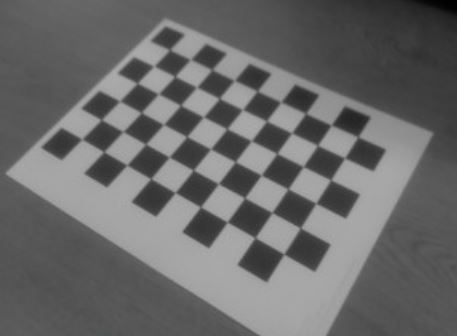
#> input picture Computer Vision/Image Mid-Level Vision_Hough/checkerboard.JPG, 457 x 336 px, found by its file name; its folder holds only this picture in this run
$ jupyter execute 'Hough Line Transform Theory and function.ipynb'
#> lines starting #> are read from the running program, lines starting #| are printed output that depends on the picture; after the words box and inside, x2 and y2 are one past the last pixel; in counts of white or black regions, pixels touching at a corner belong together
# Hough Line Transform
- <b><h2>Theory</h2></b>

<b>[Back Ground]</b><br>
평면에 두 점 (x1, y1)과 (x2, y2)을 m(기울기)와 b(편향)에 대한 식으로 바꿨을 때는 m과 b평면에서 직선이 두 개가 나온다.

- b-m 평면에서 두 직선의 교점은 x-y 평명에서 두점을 지나는 직선을 의미함
- 그럼 두 점이 아닌 윤곽선으로 고민한다. 각각 윤곽선의 수 많은 점들은 b-m평면의 수 많은 직선으로 옮겨지고 이 직선들은 많은 교점을 가진다.
- 만약 b-m평면에서 한 점을 지나는 직선들이 많으면 많을수록 입력 이미지에는  y=mx+b라는 직선이 존재할 가능성이 높아진다는 것을 의미
- b-m평면의 교점들을 검사해 그 값이 임계치(threshold)보다 높으면 그 직선을 검출한다.

<b>[Hough Theory]</b><br>
- 허프변환 : 이미지에서 모양을 찾는 방법, 이미지 형태를 찾거나 누락되거나 깨진 영역을 복원
- 평면에서 하나의 점을 지나는 무수한 직선의 방정식은 y = mx + b이며 이것을 삼각함수로 변형하면 <b> r = x cos(theta) + y sin(theta) </b>이다.
- 아래 이미지에서 3개의 점이 있고 우리가 찾고자 하는 직선은 핑크 직선이다.
- 각 점을 지나는 모든 직선(여기선 6개 색깔 직선)은 theta와 dist(거리)를 구할수 있다.
- 여기에서는 삼각함수를 이용하여 theta값을 0 ~ 180까지 변화하면서 (0,0)에서 부터 (x,y)의 거리(r)을 구한다. 아래 그림같이 0 ~ 180까지의 2차원 배열을 구할 수 있다.
- 모든 세 점에 대해서 그렇게 2차원 배열(Theta, dist)를 구한다.

이렇게 구한 2차원 배열을 Dist-Theta 그래프(Sin파 그래프)로 표현한다. 3개의 곡선이 만나는 점이 바로 직선인 확률이 높은 점이다. (즉, Theta : 60, Dist : 80)

- <b>cv2.HoughLines(image, rho, theta, threshold)</b>
    - image : 8비트, 바이너리이미지, 캔니 엣지를 적용한 이미지
    - rho : dist
    - theta : theta,
    - threshod : 만나는 점의 기준(숫자가 작으면 많은 선이 검출, 그러나 정확도는 낮아짐)

[cell 1]
#-*- coding:utf-8-*-
import matplotlib.pyplot as plt
import cv2
from skimage import io
import numpy as np

# Load image file
fpath = 'C:/Users/fxk/PycharmProjects/tenjumh/Computer Vision/Image Mid-Level Vision_Hough/'
image = io.imread(fpath + 'checkerboard.JPG')
#> image is the input picture: shape (336, 457, 3); mean R, G, B 105.7, 105.7, 105.7
image_original = image.copy()

gray = cv2.cvtColor(image, cv2.COLOR_BGR2GRAY)
edges = cv2.Canny(image,50,150,apertureSize=3)
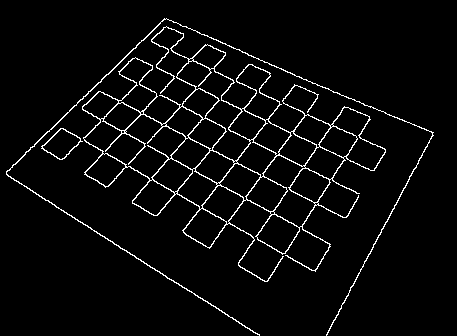
#> edges: shape (336, 457); 4% white in thin lines or dots, all inside (x1, y1, x2, y2) = (6, 18, 434, 336)

threshold = 100
# Perform the Hough transform
lines = cv2.HoughLines(edges,1,np.pi/180,threshold)
#> lines = 30 rows, first 8: [445, 0.489], [146, 2.13], [-8, 2.02], [37, 2.04], [79, 2.09], [156, 0.785], [128, 0.803], [55, 2.08]
#print(lines)
for i in range(len(lines)):
    for rho, theta in lines[i]:
        a = np.cos(theta)
        b = np.sin(theta)
        x0 = a*rho
        y0 = b*rho
        x1 = int(x0 + 1000*(-b))
        y1 = int(y0+1000*(a))
        x2 = int(x0 - 1000*(-b))
        y2 = int(y0 -1000*(a))

        cv2.line(image,(x1,y1),(x2,y2),(0,0,255),2)
#> this loop made 30 passes
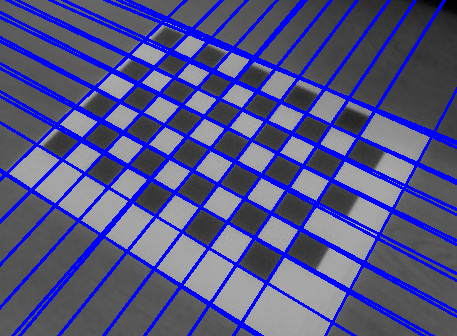
#> image: shape (336, 457, 3); mean R, G, B 82.7, 82.7, 135.8
# Original Image
#ax = plt.subplot(1, 3, 1)
#ax.imshow(image_original, cmap='gray', vmin=0, vmax=255)
plt.imshow(image_original, cmap='gray', vmin=0, vmax=255)
plt.title('Original Image')

plt.show()

[cell 2]
#bx = plt.subplot(1, 3, 2)
#bx.imshow(edges, cmap='gray')
plt.imshow(edges, cmap='gray')
plt.title('Edges')

plt.show()

[cell 3]
#cx = plt.subplot(1, 3, 3)
#cx.imshow(image, cmap='gray')
plt.imshow(image, cmap='gray')
plt.title('image')

plt.show()

# Probabilistic Hough Transform
- 허프변환은 모든 점에 대해서 계산을 하기 때문에 시간이 많이 소요
- 모든 점을 대상으로 하는 것이 아니라 임의의 점을 이용하여 직선을 찾는 것
- 장점은 선의 시작점과 끝점을 Return해주기 때문에 쉽게 화면에 표현
<br><br>
- <b>cv2.HoughLinesP(image, rho, theta, threshold, minLineLength, maxLineGap)</b>
    - image : 8비트, 바이너리이미지, 캔니 엣지를 적용한 이미지
    - rho : dist
    - theta : theta,
    - threshod : 만나는 점의 기준(숫자가 작으면 많은 선이 검출, 그러나 정확도는 낮아짐)
    - minLineLength – 선의 최소 길이. 이 값보다 작으면 reject
    - maxLineGap – 선과 선사이의 최대 허용간격. 이 값보다 작으며 reject.

[cell 4]
#-*- coding:utf-8-*-
import matplotlib.pyplot as plt
import cv2
from skimage import io
import numpy as np

# Load image file
fpath = 'C:/Users/fxk/PycharmProjects/tenjumh/Computer Vision/Image Mid-Level Vision_Hough/'
image = io.imread(fpath + 'checkerboard.JPG')
image_original = image.copy()

gray = cv2.cvtColor(image, cv2.COLOR_BGR2GRAY)
edges = cv2.Canny(image,50,150,apertureSize=3)

minLineLength = 100
maxLineGap = 0
threshold = 100

lines = cv2.HoughLinesP(edges, 1, np.pi/360, threshold, minLineLength, maxLineGap)
#> lines = 140 rows, first 6: [316, 236, 323, 240], [313, 270, 315, 271], [84, 140, 103, 151], [225, 187, 243, 197], [48, 201, 189, 291], [194, 171, 217, 183]
#print(lines)
for i in range(len(lines)):
    for x1, y1, x2, y2 in lines[i]:
        cv2.line(image, (x1, y1), (x2, y2), (0,0,255),3)
#> this loop made 140 passes
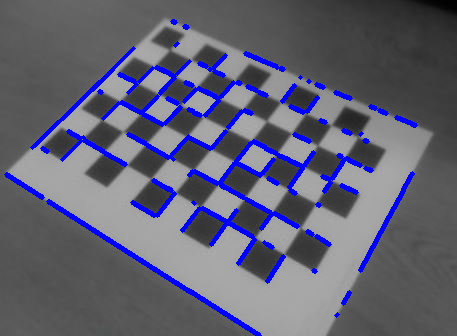
#> image: shape (336, 457, 3); 7.26% of pixels changed, all inside (x1, y1, x2, y2) = (4, 19, 418, 336)

plt.imshow(image, cmap='gray')
plt.title('image')

plt.show()
